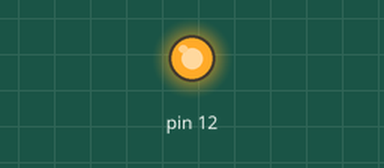
Simulated run of this sketch. Board: Arduino Uno, built with avr-gcc and run on an emulated ATmega328P. Shown: output pins drawn as LEDs (lit = HIGH). Random numbers use the default seed unless the sketch sets one; what the sketch prints to the serial monitor is not drawn.

Above: at 0.5 s.
At 5.6 s:
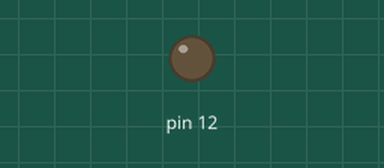
Timing chart, 0 to 13.2 s (numbered marks = the images above):
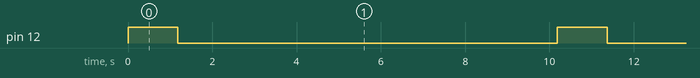

The sketch:

shangchuanyeelink.ino
```cpp
void setup() {
  // put your setup code here, to run once:
Serial.begin(9600);
pinMode(12,OUTPUT);
}
void loop() {
  // put your main code here, to run repeatedly:
 int sensorValue = random(1,20);//  Serial.println(sensorValue, DEC);
  digitalWrite(12,HIGH);
  Serial.println("POST /v1.0/device/19033/sensor/33334/datapoints HTTP/1.1"); //“/device/4290/sensor/9970/”device,sensor 后面的数值用你自己的替代
  Serial.println("Host: api.yeelink.net");
  Serial.print("Accept: *");
  Serial.print("/");
  Serial.println("*");
  Serial.print("U-ApiKey: ");
  Serial.println("05736fff12f0e6d03de7a477e40ddbbd");   // 此处用你的APIKEY替代
  Serial.print("Content-Length: ");
  int thisLength = 10 + getLength(sensorValue);
  Serial.println(thisLength);
  Serial.println("Content-Type: application/x-www-form-urlencoded");
  Serial.println("Connection: close");
  Serial.println();
  Serial.print("{\"value\":");
  Serial.print(sensorValue);
  Serial.println("}");
  delay(1000);
  digitalWrite(12,LOW);
  delay(9000);
}
int getLength(int someValue) {
  // there's at least one byte:
  int digits = 1;
  // continually divide the value by ten,
  // adding one to the digit count for each
  // time you divide, until you're at 0:
  int dividend = someValue /10;
  while (dividend > 0) {
    dividend = dividend /10;
    digits++;
  }
  // return the number of digits:
  return digits;
}
```

Measured:
- by itself, pin 12: alternates HIGH for 1.2 s and LOW for 9.0 s
